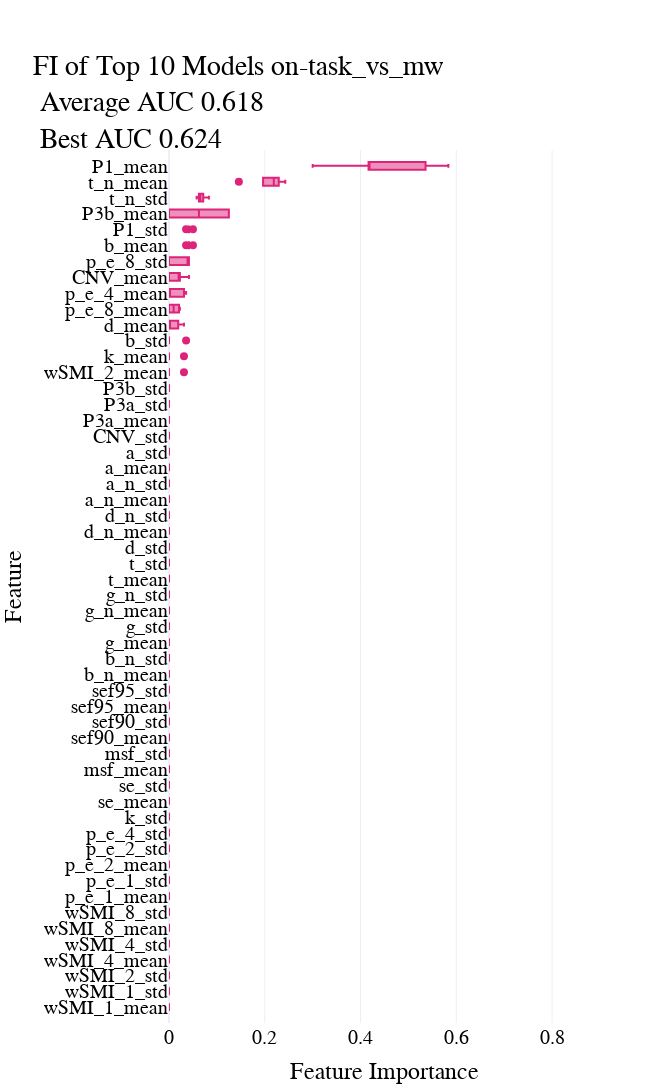
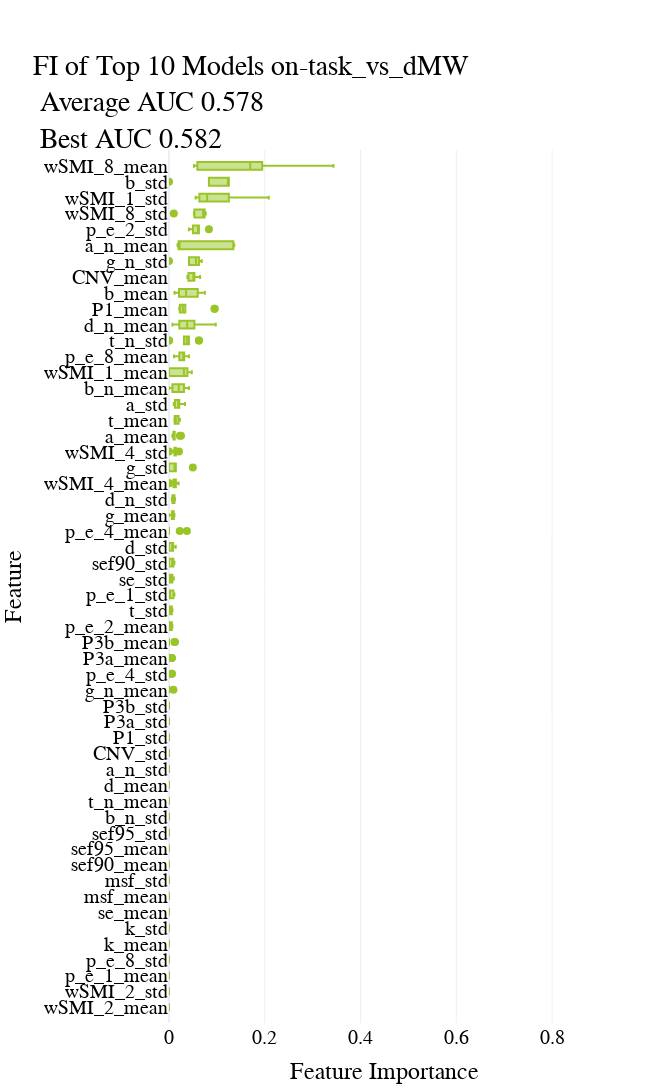
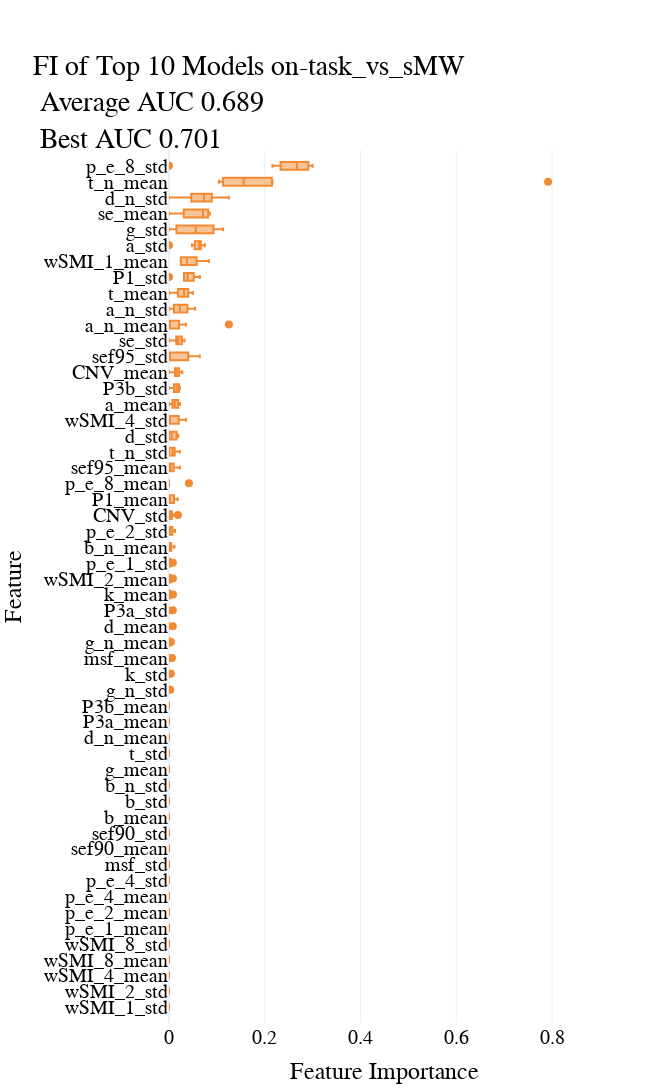
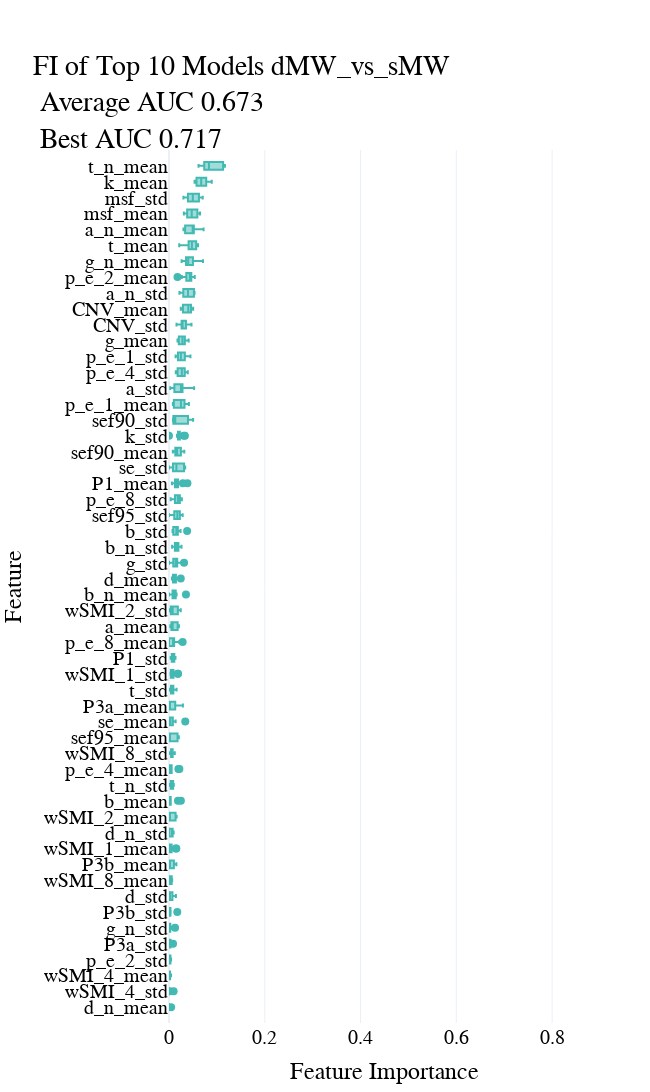

The notebook cell these images were saved under, in order:
### Code cell
for i, contrast in enumerate(comparisons):

    df = pd.read_csv(os.path.join(results_path, f'{contrast}_PC_K4_trim_6_opt_trials.csv'), index_col = 0).sort_values('datetime_start', ascending = False).head(1000)

    # .dropna()
    # .drop_duplicates()
    # df = df.query("number <= 200")
    
    # Select the top 10 models based on their AUC values
    top_models = df.nlargest(10, 'value')

    # Function to parse the feature importances from string to list
    def parse_importances(importances_str):
        values = importances_str.replace('[', '').replace(']', '').split()
        return [float(val) for val in values]

    # Applying the parsing function to the feature importances
    parsed_importances = top_models['feature_importances'].dropna().apply(parse_importances).tolist()

    # Feature names (replace this list with your actual feature names)
    feature_names = ['wSMI_1_mean', 'wSMI_1_std', 'wSMI_2_mean', 'wSMI_2_std', 'wSMI_4_mean',
                    'wSMI_4_std', 'wSMI_8_mean', 'wSMI_8_std', 'p_e_1_mean', 'p_e_1_std',
                    'p_e_2_mean', 'p_e_2_std', 'p_e_4_mean', 'p_e_4_std', 'p_e_8_mean',
                    'p_e_8_std', 'k_mean', 'k_std', 'se_mean', 'se_std', 'msf_mean',
                    'msf_std', 'sef90_mean', 'sef90_std', 'sef95_mean', 'sef95_std',
                    'b_mean', 'b_std', 'b_n_mean', 'b_n_std', 'g_mean', 'g_std', 'g_n_mean',
                    'g_n_std', 't_mean', 't_std', 't_n_mean', 't_n_std', 'd_mean', 'd_std',
                    'd_n_mean', 'd_n_std', 'a_n_mean', 'a_n_std', 'a_mean', 'a_std',
                    'CNV_mean', 'CNV_std', 'P1_mean', 'P1_std', 'P3a_mean', 'P3a_std',
                    'P3b_mean', 'P3b_std']

    # Creating a dataframe suitable for boxplot visualization
    boxplot_data = pd.DataFrame(parsed_importances, columns=feature_names).melt(var_name='Feature', value_name='Importance')

    # Creating the vertical boxplot using Plotly
    fig = px.box(boxplot_data, y='Feature', x='Importance', title=f"""FI of Top 10 Models {contrast} <br >
Average AUC {top_models.value.mean().round(3)} <br>
Best AUC {np.round(top_models.value.max(), 3)}
                 """, orientation='h')
    fig.update_layout(yaxis_title='Feature', xaxis_title='Importance', yaxis={'categoryorder':'total ascending'})
    fig.update_traces(marker_color=colors[i])
    fig.update_traces(marker=dict(size = 8))

    fig.update_layout(
        width=650,
        height=1100,
        template='plotly_white',
        font=dict(
            family="Times new roman",
            size=20,
            color="black"
        ),
        xaxis=dict(
            visible=True,
            range = [0,0.9], 
            tickfont={"size": 20},
            title='Feature Importance'
        ),
        yaxis=dict(
            categoryorder='total ascending',
            tickfont={"size": 20},
            automargin=True,
            range=[-1, len(markers)],
            dtick=1
        ),
        showlegend=True,
        margin=dict(l=50, r=50, t=150, b=50)  # Adjust the top margin
    )
    fig.show()
    
    filename = os.path.join(fig_path, f'{contrast}_top_10_feat_importances_PC_K4')
    fig.write_image(filename +'.png')
    fig.write_image(filename +'.pdf')
    fig.write_image(filename +'.svg')
    # fig.write_image(filename +'.eps')

### Figure 1 — Plotly figure (JSON) as saved in the notebook; plotly's stock layout.template omitted (floating-point values rounded to 4 significant figures; data arrays with more than 128 entries replaced by an {"elided": "..."} marker saying what was removed)
{"data": [{"alignmentgroup": "True", "hovertemplate": "Importance=%{x}<br>Feature=%{y}<extra></extra>", "legendgroup": "", "marker": {"color": "#DE237B", "size": 8}, "name": "", "notched": false, "offsetgroup": "", "orientation": "h", "showlegend": false, "type": "box", "x": {"elided": "324 float values"}, "x0": " ", "xaxis": "x", "y": {"elided": "324 str values"}, "y0": " ", "yaxis": "y"}], "layout": {"boxmode": "group", "font": {"color": "black", "family": "Times new roman", "size": 20}, "height": 1100, "legend": {"tracegroupgap": 0}, "margin": {"b": 50, "l": 50, "r": 50, "t": 150}, "showlegend": true, "title": {"text": "FI of Top 10 Models on-task_vs_mw <br >\nAverage AUC 0.618 <br>\nBest AUC 0.624\n                 "}, "width": 650, "xaxis": {"anchor": "y", "domain": [0, 1], "range": [0, 0.9], "tickfont": {"size": 20}, "title": {"text": "Feature Importance"}, "visible": true}, "yaxis": {"anchor": "x", "automargin": true, "categoryorder": "total ascending", "domain": [0, 1], "dtick": 1, "range": [-1, 54], "tickfont": {"size": 20}, "title": {"text": "Feature"}}}}

### Figure 2 — Plotly figure (JSON) as saved in the notebook; plotly's stock layout.template omitted (floating-point values rounded to 4 significant figures; data arrays with more than 128 entries replaced by an {"elided": "..."} marker saying what was removed)
{"data": [{"alignmentgroup": "True", "hovertemplate": "Importance=%{x}<br>Feature=%{y}<extra></extra>", "legendgroup": "", "marker": {"color": "#9AC529", "size": 8}, "name": "", "notched": false, "offsetgroup": "", "orientation": "h", "showlegend": false, "type": "box", "x": {"elided": "540 float values"}, "x0": " ", "xaxis": "x", "y": {"elided": "540 str values"}, "y0": " ", "yaxis": "y"}], "layout": {"boxmode": "group", "font": {"color": "black", "family": "Times new roman", "size": 20}, "height": 1100, "legend": {"tracegroupgap": 0}, "margin": {"b": 50, "l": 50, "r": 50, "t": 150}, "showlegend": true, "title": {"text": "FI of Top 10 Models on-task_vs_dMW <br >\nAverage AUC 0.578 <br>\nBest AUC 0.582\n                 "}, "width": 650, "xaxis": {"anchor": "y", "domain": [0, 1], "range": [0, 0.9], "tickfont": {"size": 20}, "title": {"text": "Feature Importance"}, "visible": true}, "yaxis": {"anchor": "x", "automargin": true, "categoryorder": "total ascending", "domain": [0, 1], "dtick": 1, "range": [-1, 54], "tickfont": {"size": 20}, "title": {"text": "Feature"}}}}

### Figure 3 — Plotly figure (JSON) as saved in the notebook; plotly's stock layout.template omitted (floating-point values rounded to 4 significant figures; data arrays with more than 128 entries replaced by an {"elided": "..."} marker saying what was removed)
{"data": [{"alignmentgroup": "True", "hovertemplate": "Importance=%{x}<br>Feature=%{y}<extra></extra>", "legendgroup": "", "marker": {"color": "#F38A31", "size": 8}, "name": "", "notched": false, "offsetgroup": "", "orientation": "h", "showlegend": false, "type": "box", "x": {"elided": "432 float values"}, "x0": " ", "xaxis": "x", "y": {"elided": "432 str values"}, "y0": " ", "yaxis": "y"}], "layout": {"boxmode": "group", "font": {"color": "black", "family": "Times new roman", "size": 20}, "height": 1100, "legend": {"tracegroupgap": 0}, "margin": {"b": 50, "l": 50, "r": 50, "t": 150}, "showlegend": true, "title": {"text": "FI of Top 10 Models on-task_vs_sMW <br >\nAverage AUC 0.689 <br>\nBest AUC 0.701\n                 "}, "width": 650, "xaxis": {"anchor": "y", "domain": [0, 1], "range": [0, 0.9], "tickfont": {"size": 20}, "title": {"text": "Feature Importance"}, "visible": true}, "yaxis": {"anchor": "x", "automargin": true, "categoryorder": "total ascending", "domain": [0, 1], "dtick": 1, "range": [-1, 54], "tickfont": {"size": 20}, "title": {"text": "Feature"}}}}

### Figure 4 — Plotly figure (JSON) as saved in the notebook; plotly's stock layout.template omitted (floating-point values rounded to 4 significant figures; data arrays with more than 128 entries replaced by an {"elided": "..."} marker saying what was removed)
{"data": [{"alignmentgroup": "True", "hovertemplate": "Importance=%{x}<br>Feature=%{y}<extra></extra>", "legendgroup": "", "marker": {"color": "#42B9B2", "size": 8}, "name": "", "notched": false, "offsetgroup": "", "orientation": "h", "showlegend": false, "type": "box", "x": {"elided": "540 float values"}, "x0": " ", "xaxis": "x", "y": {"elided": "540 str values"}, "y0": " ", "yaxis": "y"}], "layout": {"boxmode": "group", "font": {"color": "black", "family": "Times new roman", "size": 20}, "height": 1100, "legend": {"tracegroupgap": 0}, "margin": {"b": 50, "l": 50, "r": 50, "t": 150}, "showlegend": true, "title": {"text": "FI of Top 10 Models dMW_vs_sMW <br >\nAverage AUC 0.673 <br>\nBest AUC 0.717\n                 "}, "width": 650, "xaxis": {"anchor": "y", "domain": [0, 1], "range": [0, 0.9], "tickfont": {"size": 20}, "title": {"text": "Feature Importance"}, "visible": true}, "yaxis": {"anchor": "x", "automargin": true, "categoryorder": "total ascending", "domain": [0, 1], "dtick": 1, "range": [-1, 54], "tickfont": {"size": 20}, "title": {"text": "Feature"}}}}
